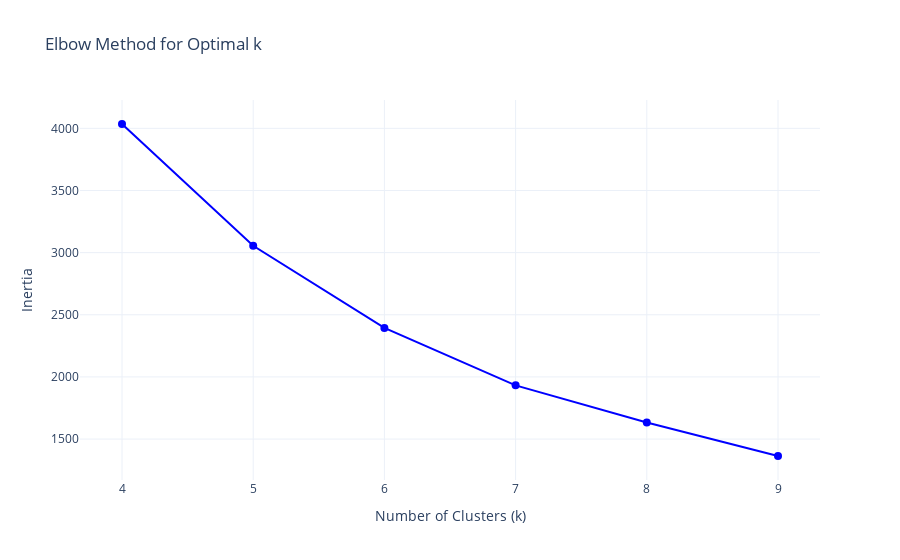
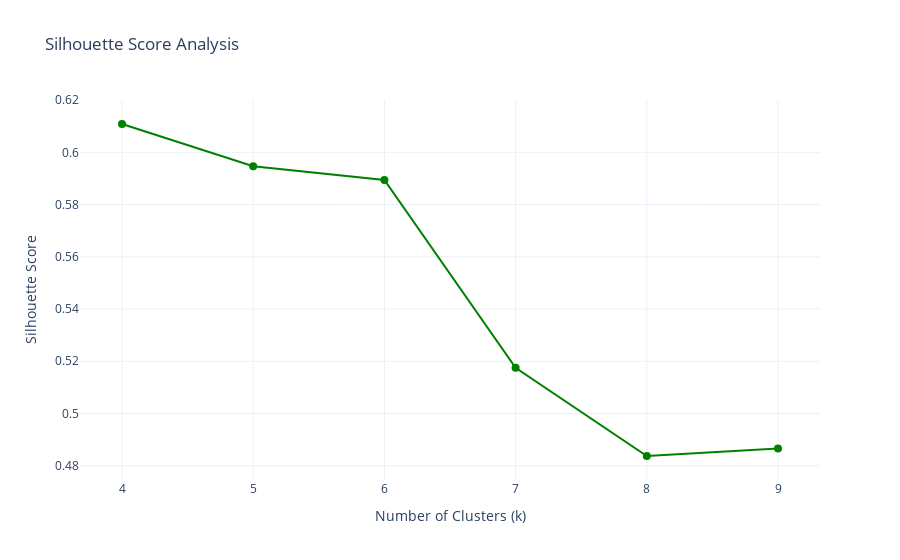

Notebook code cell kept with these figures, in order:
### Code cell
find_optimal_k(
    df,
    id_col="CustomerID",
    features=["Recency", "Frequency", "Monetary"],
    metrics=["silhouette_scores", "inertia"],
    show_plots=True,
)

### Figure 1 — Plotly figure (JSON) as saved in the notebook; plotly's stock layout.template omitted (floating-point values rounded to 4 significant figures)
{"data": [{"line": {"width": 2}, "marker": {"color": "blue", "size": 8}, "mode": "lines+markers", "name": "Inertia", "type": "scatter", "x": [4, 5, 6, 7, 8, 9], "y": [4035.0, 3055.0, 2394.0, 1932.0, 1634.0, 1364.0]}], "layout": {"hovermode": "x", "title": {"text": "Elbow Method for Optimal k"}, "xaxis": {"title": {"text": "Number of Clusters (k)"}}, "yaxis": {"title": {"text": "Inertia"}}}}

### Figure 2 — Plotly figure (JSON) as saved in the notebook; plotly's stock layout.template omitted (floating-point values rounded to 4 significant figures)
{"data": [{"line": {"width": 2}, "marker": {"color": "green", "size": 8}, "mode": "lines+markers", "name": "Silhouette Score", "type": "scatter", "x": [4, 5, 6, 7, 8, 9], "y": [0.6109, 0.5947, 0.5894, 0.5175, 0.4837, 0.4866]}], "layout": {"hovermode": "x", "title": {"text": "Silhouette Score Analysis"}, "xaxis": {"title": {"text": "Number of Clusters (k)"}}, "yaxis": {"title": {"text": "Silhouette Score"}}}}
